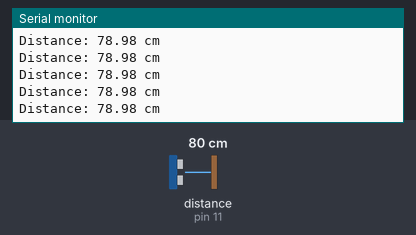
Bench run of a sketch on a simulated Arduino Uno, built with avr-gcc and run on an emulated ATmega328P. Shown: the last lines printed to the serial monitor. Wiring (from diagram.json): ultrasonic range finder: trigger pin 12; echo pin 11. The test bench sets the inputs (shaded band); at power-on: distance to the obstacle (sensor on pin 11) 80 cm. The echo pulse lasts 58.3 µs per cm.

Above: at 1.2 s.
1.3 s: distance to the obstacle (sensor on pin 11) set to 120 cm
At 1.49 s:
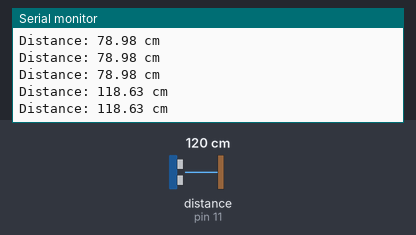
4.3 s: distance to the obstacle (sensor on pin 11) set to 35 cm
At 4.3 s:
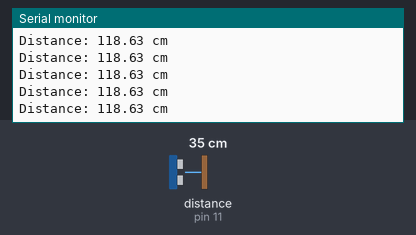
7.3 s: distance to the obstacle (sensor on pin 11) set to 250 cm
At 7.4 s:
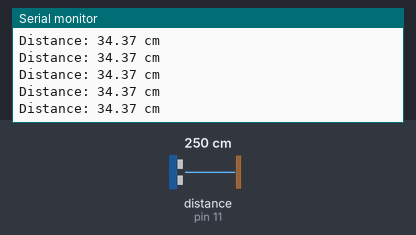
10.3 s: distance to the obstacle (sensor on pin 11) set to 35 cm
At 10.4 s:
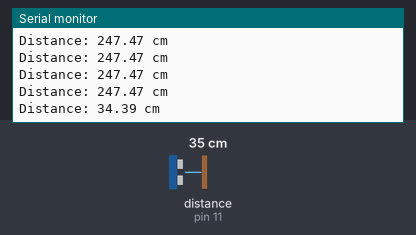
Timing chart, 0 to 13.3 s (numbered marks = the images above; inputs shaded):
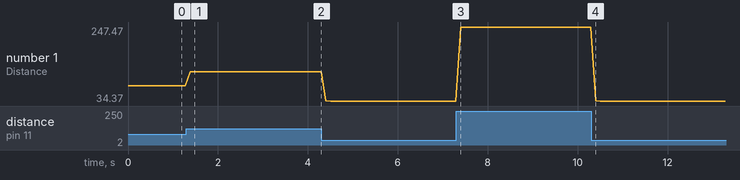

The sketch:

sketch.ino
```cpp
int trigPin = 12;
int echoPin = 11;
float distance;

void setup() {
  pinMode(trigPin, OUTPUT);
  pinMode(echoPin, INPUT);
  Serial.begin(9600);
}

void loop() {
  digitalWrite(trigPin, LOW);
  delayMicroseconds(2);
  digitalWrite(trigPin, HIGH);
  delayMicroseconds(10);
  digitalWrite(trigPin, LOW);

  float duration = pulseIn(echoPin, HIGH);
  distance = (duration * 0.034) / 2;

  Serial.print("Distance: ");
  Serial.print(distance);
  Serial.println(" cm");

  delay(100);
}
```

Measured:
- after the input at 1.3 s, the serial monitor: prints a new line after 0.08 s (image 1)
- after the input at 10.3 s, the serial monitor: prints a new line after 0.10 s (image 4)
- plotted number 1: 78.98 → 118.63 after the input at 1.3 s, 118.63 → 34.37 after the input at 4.3 s, 34.37 → 247.47 after the input at 7.3 s, 247.47 → 34.37 after the input at 10.3 s
